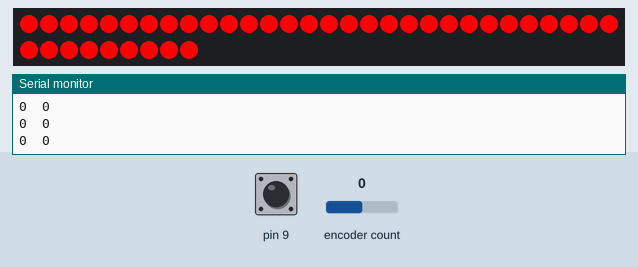
A sketch run on a simulated Arduino Uno, built with avr-gcc and run on an emulated ATmega328P. Shown: 39 RGB LEDs in strip order, left to right, continuing on the next row, the last lines printed to the serial monitor. The test bench sets the inputs (shaded band); at power-on: encoder count 0, pin 9 HIGH. Dim RGB values are drawn brighter than linear.

Above: at 1.2 s.
1.3 s: encoder count set to 1
2.8 s: encoder count set to 2
4.3 s: encoder count set to 3
5.8 s: encoder count set to 7
At 7.0 s:
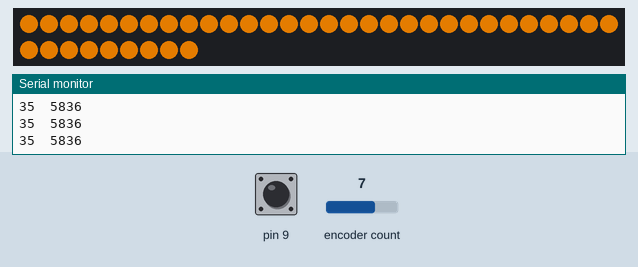
7.3 s: encoder count set to 11
At 8.2 s:
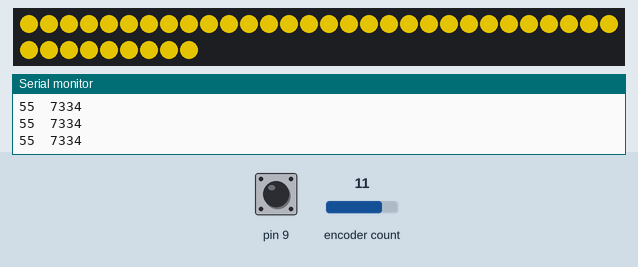
8.8 s: encoder count set to 15
At 9.2 s:
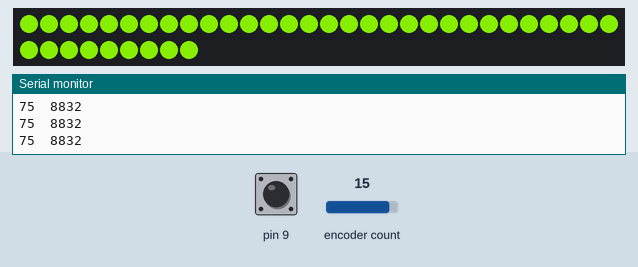
At 18.99 s:
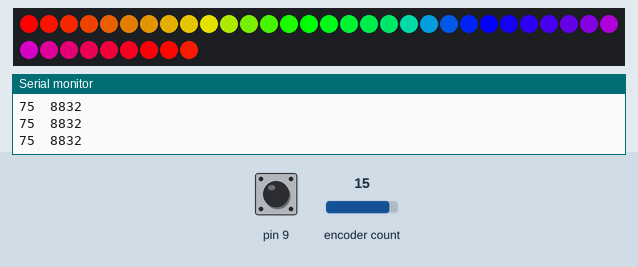
Timing chart, 0 to 20.5 s (numbered marks = the images above; inputs shaded):
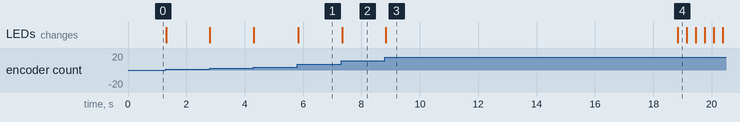

The sketch:

Vizgraf.ino
```cpp
// пример с "бегущей радугой" для библиотеки FastLED
#define NUM_LEDS 39
#include "FastLED.h"
#define PIN 4
#define BRIGHTNESS 255
#define RAINBOW_SPEED  15  // скорость движения радуг
#define STEP_RAINBOW  7// Чем больше ставишь, тем меньше шаг радуги
CRGB leds[NUM_LEDS];
byte counter = 0;

#define ON_TIME 10000

unsigned long LastStep;
unsigned long LastLastStep;
#include "GyverEncoder.h"

// Пины энкодера
#define CLK 7
#define DT 8
#define SW 9


Encoder enc1(CLK, DT, SW);


byte value;

void setup() {
  FastLED.addLeds<WS2811, PIN, GRB>(leds, NUM_LEDS).setCorrection( TypicalLEDStrip );
  FastLED.setBrightness(BRIGHTNESS);
  pinMode(PIN, OUTPUT);
  enc1.setType(TYPE2);    // тип энкодера TYPE1 одношаговый, TYPE2 двухшаговый. Если ваш энкодер работает странно, смените тип
  Serial.begin(9600);
}

void loop()
{
  ledOn();

}


void trig()
{

  enc1.tick();
  if (enc1.isRight() || enc1.isLeftH())
  {

    value = value + 5;   // если был поворот направо, увеличиваем на 1
    LastStep = millis();
  }
  if (enc1.isLeft() || enc1.isRightH())
  {

    value = value - 5;
    LastStep = millis();
  }
  /* if (value > 75) value = 25;
    if (value   < 0) value = 0;

    rain = map(value, 0, 75, 0, 25);
    if (rain > 25) rain = 25;
    if (rain < 0) rain = 0;
    Serial.println(rain);
    STEP_RAINBOW = rain;
  */
  //rain = random(0, 255);
  // Serial.println(value);
}

void rain() {
  for (int i = 0; i < NUM_LEDS; i++ ) {
    leds[i] = CHSV(counter + i * STEP_RAINBOW , 255, 255);  // HSV. Увеличивать HUE (цвет)
    // умножение i уменьшает шаг радуги
  }
  counter++;        // counter меняется от 0 до 255 (тип данных byte)
  FastLED.show();
  delay(RAINBOW_SPEED);         // скорость движения радуг
  trig();
}

void ledOn() {
  trig();
  while (millis() - LastStep > ON_TIME) rain(); trig();
  while (millis() - LastStep < ON_TIME)
  {
    trig();
    for (int i = 0; i < NUM_LEDS; i++)
    {
      leds[i] = CHSV(value, 255, 255);
    }
    //counter++;        // counter меняется от 0 до 255 (тип данных byte)
    FastLED.show();
    //delay(RAINBOW_SPEED);         // скорость движения радуг
    Serial.print(value); Serial.print("  "); Serial.println(LastStep);
  }


}
```

Measured:
- after the input at 5.8 s, the LEDs: change at once (image 1)
- after the input at 7.3 s, the LEDs: change at once (image 2)
- after the input at 8.8 s, the LEDs: change at once (image 3)
- what the display in image 3 shows lasts 10.0 s, from 8.8 s to 18.8 s
